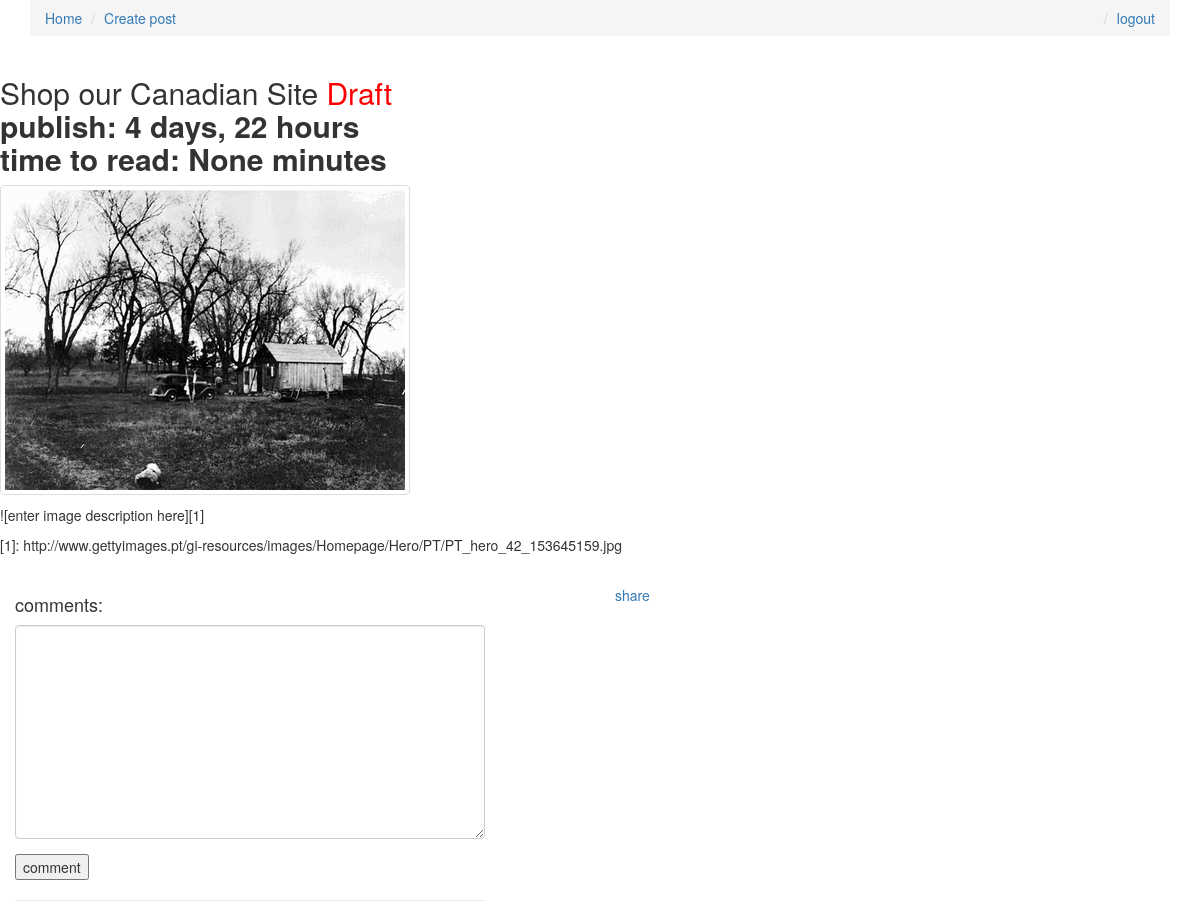
/posts/10/ (signed in), run on an earlier commit of the app's database.
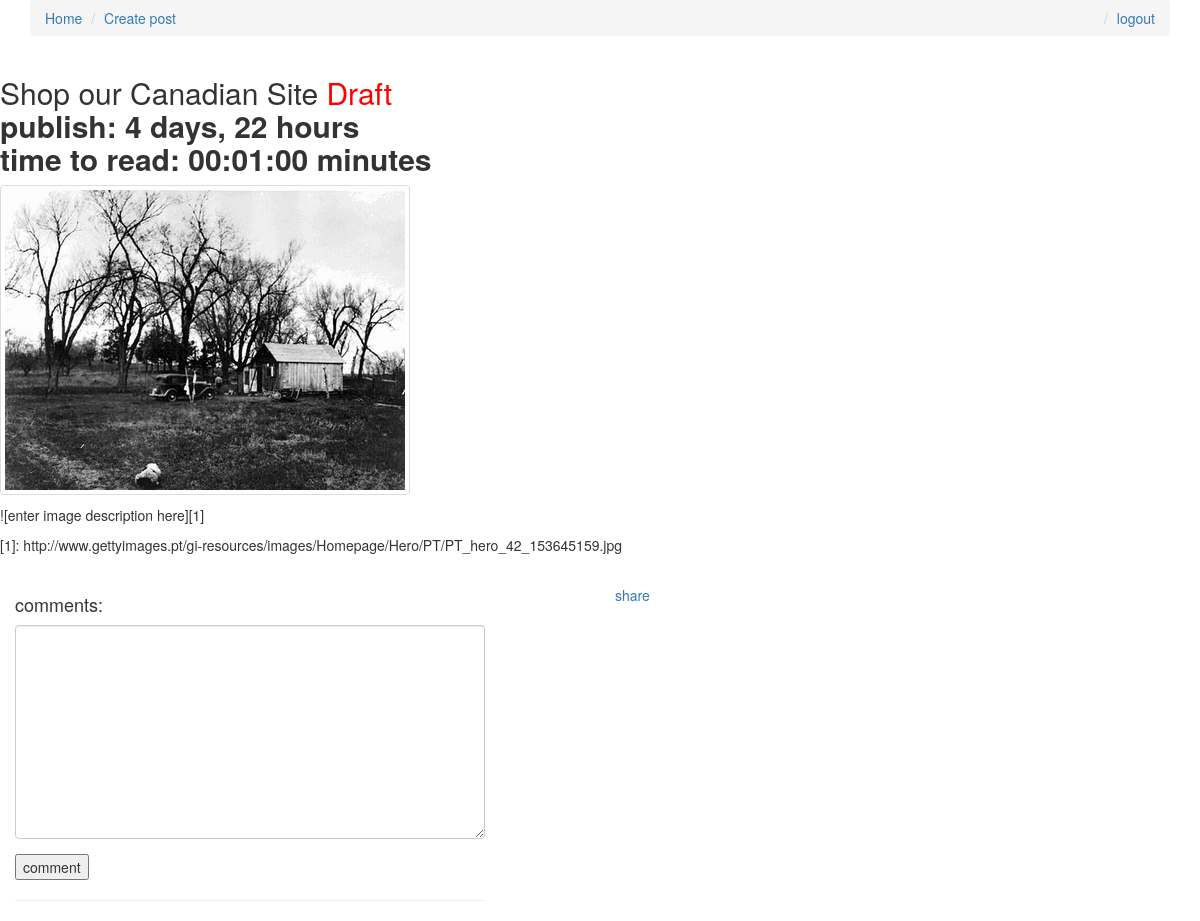
And on a later commit of the database.
### posts/models.py (models this page shows, shortened)
class Post(models.Model):
    title=models.CharField(max_length=120)
    image=models.ImageField(null=True,blank=True,upload_to=upload_location)
    content=models.TextField()
    draft=models.BooleanField(default=False)
    publish=models.DateField(auto_now=False,auto_now_add=False)
    read_time=models.TimeField(null=True,blank=True)
    update=models.DateTimeField(auto_now=True, auto_now_add=False)
    timestamp=models.DateTimeField(auto_now=False, auto_now_add=True)
    user=models.ForeignKey(settings.AUTH_USER_MODEL,on_delete=models.CASCADE,default=1)
    objects=PostManager()

### posts/views.py (the view, shortened to what this page needs)
# urls.py: url(r'^(?P<pk>\d+)/$',views.detail,name='detail'),
def detail(request, pk):
    post = get_object_or_404(Post, pk=pk)
    if post.draft:
        if post.user != request.user:
            messages.error(request,'you have not permission to see that post',extra_tags='alert alert-danger')
            return redirect('posts:index')
    form=CommentForm(request.POST or None)
    return render(request, 'detail.html', {'post': post,'comment_form':form})

### comments/forms.py
class CommentForm(forms.ModelForm):
    content=forms.CharField(label='',widget=forms.Textarea)
    class Meta:
        model=Comment
        fields=['content']

### comments/models.py (called while the page is built)
    def all(self):
        return super(CommentManager,self).filter(parent=None)

### templates/detail.html (shortened to what this page needs)
{% extends 'base.html' %}
{% load crispy_forms_tags %}
{% block content %}
    <h2>{{ post.title }} {% if post.draft %}<span style="color:red">Draft</span>{% endif %}<br>
        <strong>publish: {{ post.publish|timesince }}</strong><br>
        <strong>time to read: {{ post.read_time|iriencode }} minutes</strong></h2>
    {% if post.image %}
        <img src="{{ post.image.url }}" class="img-thumbnail">
    {% endif %}
    <p>
    <div class="content-markdown ">{{ post.content|linebreaks }}</div></p><br>
    <div class="col-md-5">
        <h4>comments:</h4>
        {% if request.user.is_authenticated %}
        <form method="post">
            {{ comment_form|crispy }}
            <input type="submit" value="comment">
        </form>
        {% endif %}
        <hr>
    </div>
    <div class="col-md-5 col-md-offset-1">
        <div class="fb-share-button" data-href="{{ request.get_absolute_uri }}" data-layout="button_count"
             data-mobile-iframe="true"><a class="fb-xfbml-parse-ignore" target="_blank"
                                          href="{{ request.get_absolute_uri }}">share</a></div>
    </div>
{% endblock %}

What changed in the data, as far as the page shows it:
changed Post "Shop our Canadian Site": read_time|iriencode "None" → "00:01:00"
